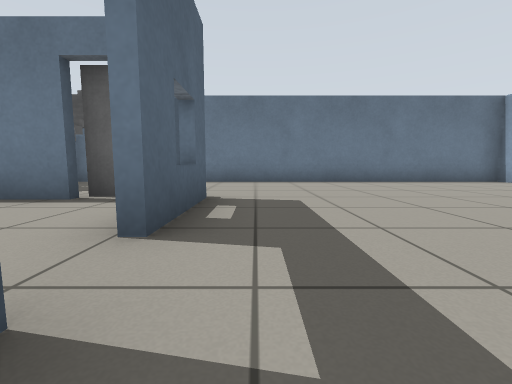
View 1 (above)

18 first-person views from a walk through a Gazebo world. The camera is 0.5 m above the floor, tilts 6° down and sees 90° across. Floor lines are 1 m apart. The floor is counted in squares, 1 m on a side. Each view is taken from the middle of a square. On the plan, view 1 faces up. The plan holds only what a view shows up to about 9 squares ahead; the rest is blank. Gazebo's built-in surfaces are drawn with simple patterns. Some surface patterns are stand-ins.

View 2
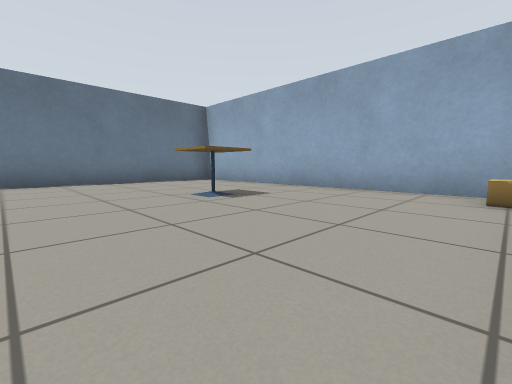

View 3
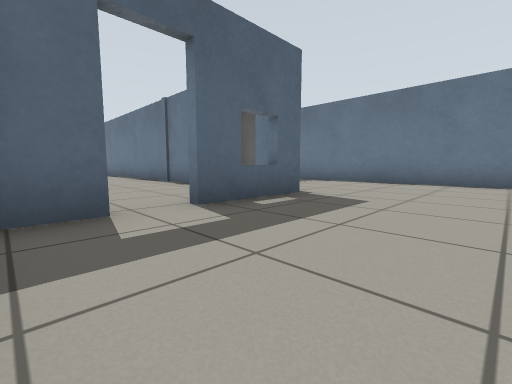

View 4
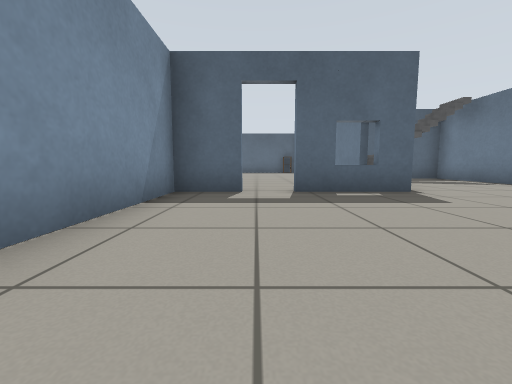

View 5
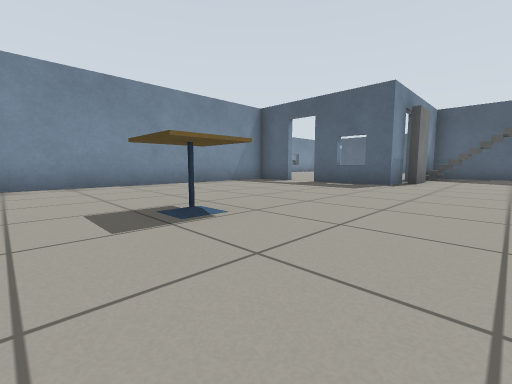

View 6
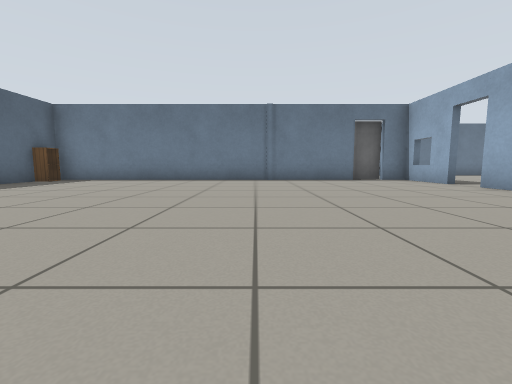

View 7
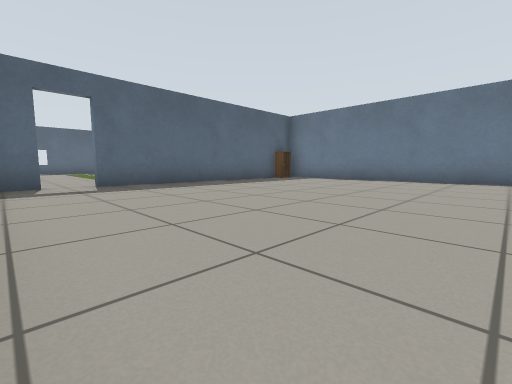

View 8
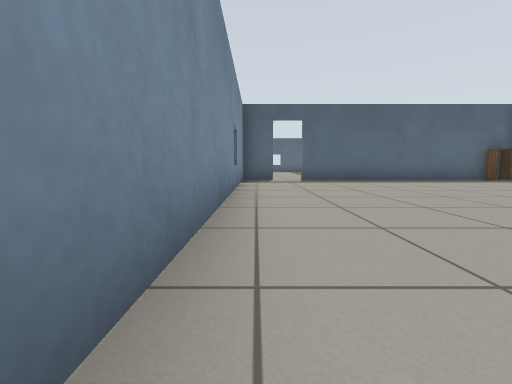

View 9
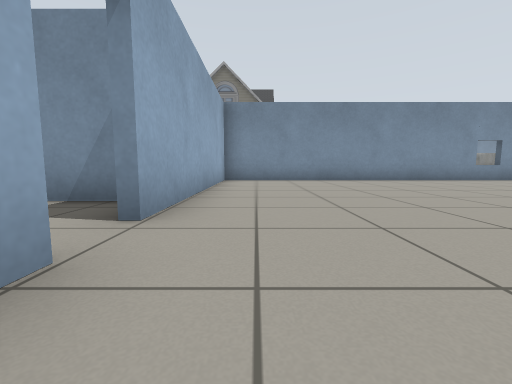

View 10
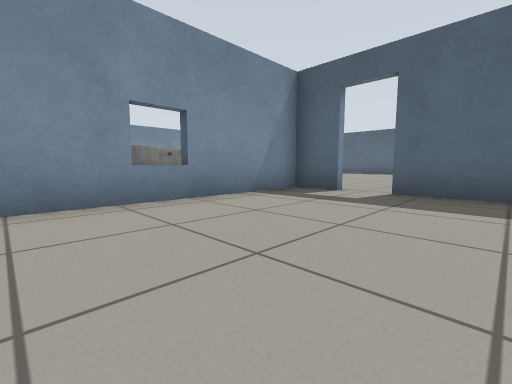

View 11
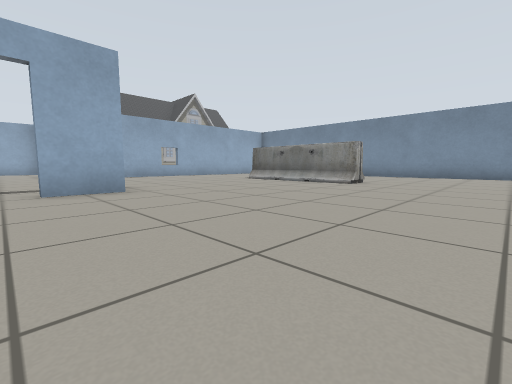

View 12
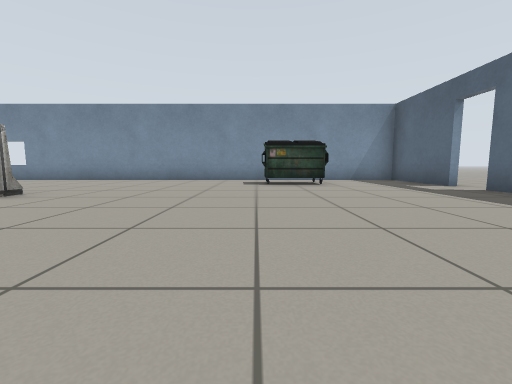

View 13
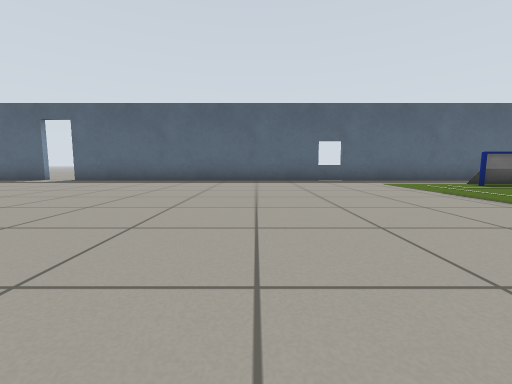

View 14
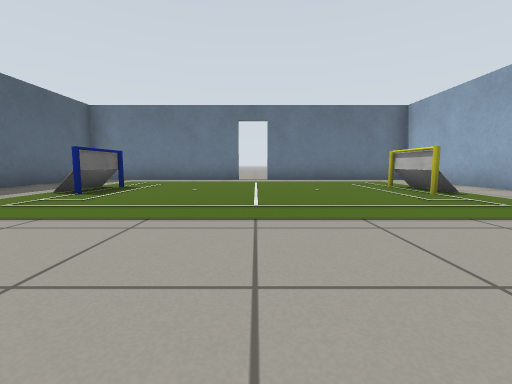

View 15
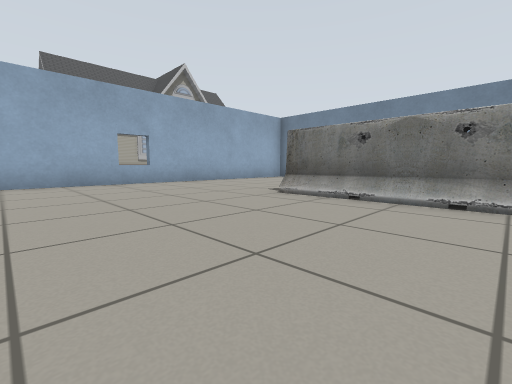

View 16
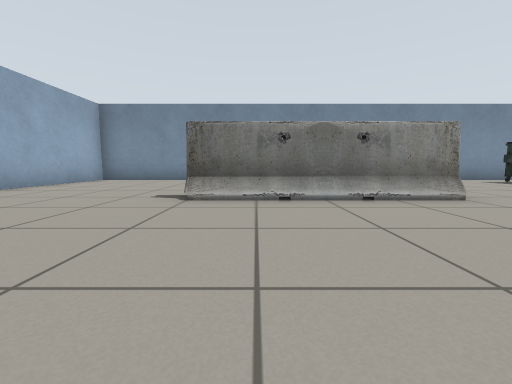

View 17
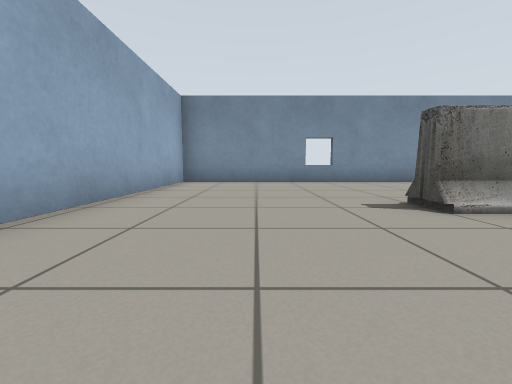

View 18
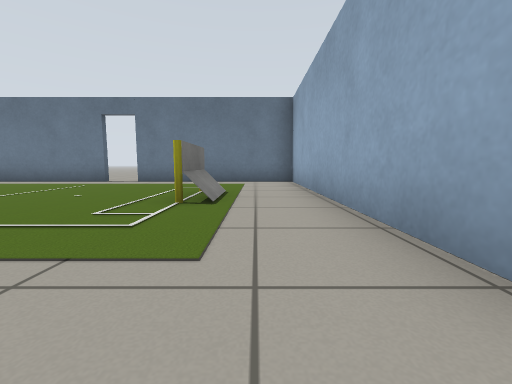

### Floor plan
Points are (right, up) in squares from view 1. A wall is a line through its corners. A room is listed if a view was taken in it or the views show most of it. See-through windows are left out.
Room 1 (views 1, 2, 3, 4, 5)
walls: (-1.5, 3.9) (-0.8, 3.9) (-0.8, 1.6); (-0.8, 0.7) (-0.8, -0.5) (6.1, -0.5); (7.2, 0) (7.2, 7.7) (-5.4, 7.7); (-4.9, 3.9) (-4.4, 3.9)
ways out: open door at (-1, 1) to room 2
objects: stairs (-5, 5) to (-4, 6); cafe table (4, 3) to (5, 4); cardboard box (6, 0)
Room 2 (views 6, 7, 8, 9, 10)
walls: (-2.6, 3.7) (-12.7, 3.7) (-12.7, -3.5); (-1, 1.6) (-1, 3.7); (-12.7, -4.4) (-12.7, -5.4) (-1, -5.4) (-1, 0.7)
ways out: open door at (-1, 1) to room 1; open door at (-13, -4) to room 3
objects: door leaf (-2, 4)
Room 3 (views 11, 12, 13, 14, 15, 16, 17, 18)
walls: (-12.9, -5.7) (-12.9, -4.4); (-12.9, -3) (-12.9, 3.7) (-17.6, 3.7); (-23.6, -13) (-23.6, -15.7) (-6.8, -15.7) (-6.8, -6.9); (-18.5, 3.7) (-23.6, 3.7) (-23.6, -12.1)
ways out: open door at (-13, -4) to room 2; open door at (-24, -12.5); open door at (-18, 4)
objects: dumpster (-21, -14) to (-19, -14); cup (-21, -1) to (-21, 1); barrier (-15, -11) to (-11, -11); cup (-15, 0) to (-15, 1); cabinet (-13, 3)

Positions as (right, up) in squares from view 1, and headings:
1: (0, 0), facing up
2: (2, 0), facing up-right
3: (2, 0), facing up-left
4: (4, 1), facing left
5: (6, 6), facing down-left
6: (-6, -5), facing up
7: (-6, -5), facing up-left
8: (-4, -5), facing left
9: (-2, 3), facing down
10: (-8, -2), facing down-left
11: (-18, -4), facing down-right
12: (-19, -7), facing down
13: (-15, -6), facing left
14: (-18, -5), facing up
15: (-14, -7), facing down-right
16: (-12, -7), facing down
17: (-9, -8), facing down
18: (-14, -4), facing up
